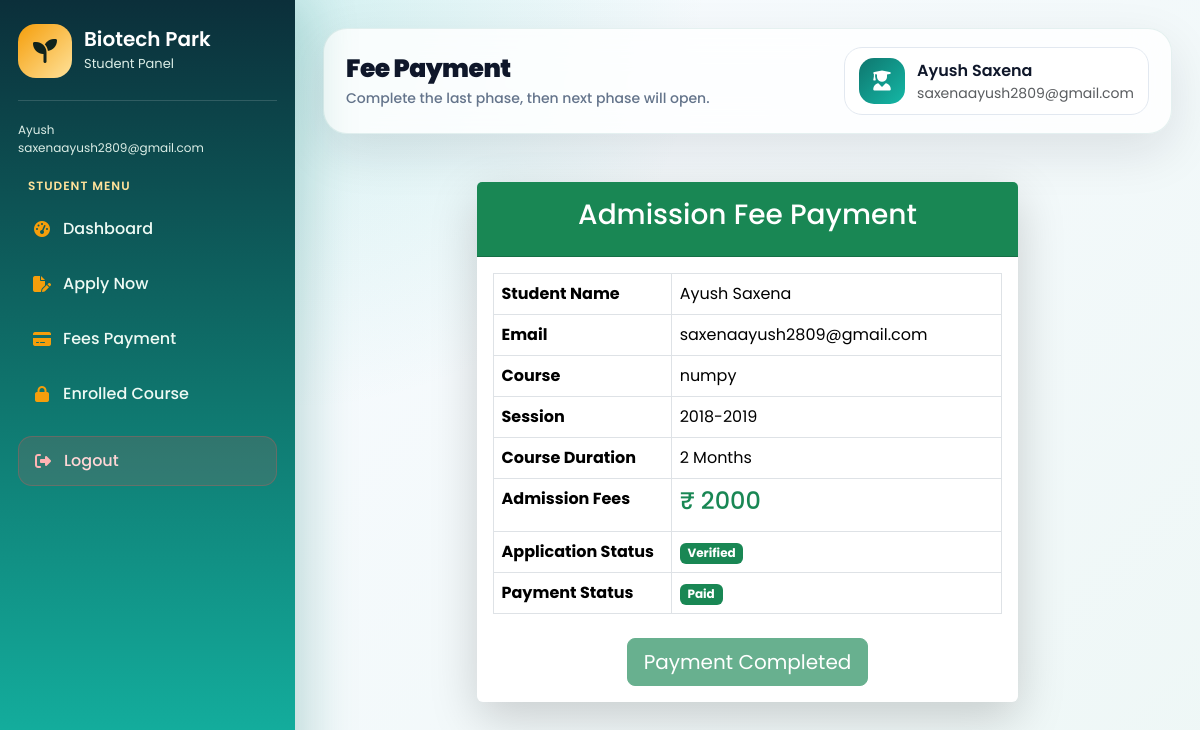
Screenshot of /student_fees_payment/ (signed in) with the database file from the repository.
### myapp/models.py (models this page shows, shortened)
class tbll_student(models.Model):
    sid=models.IntegerField(primary_key=True,auto_created=True)
    name=models.CharField(max_length=225)
    emailaddress=models.EmailField(max_length=225)
    password=models.CharField(max_length=16)
    contact_no=models.IntegerField()
    gender=models.CharField(max_length=2)
    dob=models.CharField(max_length=15)
    f_name=models.CharField(max_length=225,null=True)
    m_name=models.CharField(max_length=225,null=True)
    address=models.CharField(max_length=500,null=True)
    aadhar_no=models.IntegerField(max_length=15,null=True)
    aadhar_pic=models.FileField(upload_to='student_documents',null=True)
    session=models.CharField(max_length=50,null=True)
    course=models.CharField(max_length=500,null=True)
    course_duration=models.CharField(max_length=50,null=True)
    hs_percentage=models.CharField(max_length=20)
    hs_marksheet=models.FileField(upload_to='student_documents',null=True)
    inter_percentage=models.CharField(max_length=20,null=True)
    inter_marksheet=models.FileField(upload_to='student_documents',null=True)
    profile_pic=models.FileField(upload_to='student_documents',null=True)
    sign=models.FileField(upload_to='student_documents',null=True)
    fees=models.IntegerField(null=True)
    fees_status=models.CharField(max_length=20,default="Unpaid")
    payment_id=models.CharField(max_length=100,null=True,blank=True)
    payment_date=models.DateTimeField(null=True,blank=True)
    application_status = models.CharField(max_length=20,default="Pending")

### myapp/views.py (the view)
# urls.py: path('student_fees_payment/',student_fees_payment, name='student_fees_payment'),
@cache_control(no_cache=True, must_revalidate=True, no_store=True)
def student_fees_payment(request):
    student = get_login_student(request)
    if not student:
        return redirect('studentlogin')
    return render(request, 'student/student_fees_payment.html', {
        'student': student
    })

### myapp/views.py (called while the page is built)
def get_login_student(request):
    sid = request.session.get('studentid')
    if sid:
        return tbll_student.objects.filter(emailaddress=sid).first()
    return None

### myapp/templates/student/student_fees_payment.html (shortened to what this page needs)
{% extends 'student/studentlayout.html' %}
{% block student %}
<main class="main-content">
    <div class="topbar">
        <div class="d-flex align-items-center gap-3">
            <div>
                <h2>Fee Payment</h2>
                <p>Complete the last phase, then next phase will open.</p>
            </div>
        </div>
        <div class="profile-pill">
            <div class="profile-icon"><i class="fa-solid fa-user-graduate"></i></div>
            <div><strong>{{ student.name }}</strong><small class="d-block text-muted"> {{ student.emailaddress }}</small>
            </div>
        </div>
    </div>
    <div class="container mt-5">
        <div class="row justify-content-center">
            <div class="col-lg-8">
                <div class="card shadow-lg border-0">
                    <div class="card-header bg-success text-white text-center py-3">
                        <h3>Admission Fee Payment</h3>
                    </div>
                    <div class="card-body">
                        <table class="table table-bordered">
                            <tr>
                                <th width="35%">Student Name</th>
                                <td>{{student.name}}</td>
                            </tr>
                            <tr>
                                <th>Email</th>
                                <td>{{student.emailaddress}}</td>
                            </tr>
                            <tr>
                                <th>Course</th>
                                <td>{{student.course}}</td>
                            </tr>
                            <tr>
                                <th>Session</th>
                                <td>{{student.session}}</td>
                            </tr>
                            <tr>
                                <th>Course Duration</th>
                                <td>{{student.course_duration}}</td>
                            </tr>
                            <tr>
                                <th>Admission Fees</th>
                                <td>
                                    <h4 class="text-success">
                                        ₹ {{student.fees}}
                                    </h4>
                                </td>
                            </tr>
                            <tr>
                                <th>Application Status</th>
                                <td>
                                    {% if student.application_status == "Verified" %}
                                    <span class="badge bg-success">Verified</span>
                                    {% else %}
                                    <span class="badge bg-warning text-dark">Pending Verification</span>
                                    {% endif %}
                                </td>
                            </tr>
                            <tr>
                                <th>Payment Status</th>
                                <td>
                                    {% if student.fees_status == "Paid" %}
                                    <span class="badge bg-success">
                                        Paid
                                    </span>
                                    {% elif student.fees_status == "Pending" %}
                                    <span class="badge bg-warning">
                                        Pending
                                    </span>
                                    {% elif student.fees_status == "Failed" %}
                                    <span class="badge bg-danger">
                                        Failed
                                    </span>
                                    {% else %}
                                    <span class="badge bg-secondary">
                                        Unpaid
                                    </span>
                                    {% endif %}
                                </td>
                            </tr>
                        </table>
                        <div class="text-center mt-4">
                            {% if student.application_status != "Verified" %}
                            <button class="btn btn-secondary btn-lg" disabled>
                                Admin Verification Pending
                            </button>
                            {% elif student.fees_status == "Paid" %}
                            <button class="btn btn-success btn-lg" disabled>
                                Payment Completed
                            </button>
                            {% else %}
                            <a href="{% url 'payu_payment' %}" class="btn btn-primary btn-lg px-5">
                                Pay Now
                            </a>
                            {% endif %}
                        </div>
                    </div>
                </div>
            </div>
        </div>
    </div>
</main>
{% endblock %}

### myapp/templates/student/studentlayout.html (style rules this page uses)
:root { --green: #0f766e; --green2: #14b8a6; --gold: #f59e0b; --light: #eef7f6; --dark: #12302f; --muted: #64748b; }
* { margin: 0; padding: 0; box-sizing: border-box; font-family: "Poppins", sans-serif; }
body { background: var(--light); color: var(--dark); overflow-x: hidden; }
.main-content { width: calc(100% - 295px); margin-left: 295px; padding: 26px; }
.topbar { background: #fff; border-radius: 22px; padding: 18px 22px; box-shadow: 0 12px 32px rgba(15, 118, 110, 0.1); display: flex; justify-content: space-between; align-items: center; gap: 18px; margin-bottom: 24px; border: 1px solid #d8efec; }
.topbar h2 { font-weight: 600; margin: 0; font-size: 25px; }
.topbar p { margin: 4px 0 0; color: var(--muted); font-weight: 400; font-size: 14px; }
.profile-pill { display: flex; align-items: center; gap: 12px; background: #e6fffb; padding: 10px 14px; border-radius: 50px; }
.profile-icon { width: 42px; height: 42px; border-radius: 50%; background: linear-gradient(135deg, var(--green), var(--green2)); color: #fff; display: grid; place-items: center; }
.profile-pill strong { font-weight: 600; }
:root { --primary: #0f766e; --primary2: #14b8a6; --dark: #0f172a; --muted: #64748b; --bg: #f4f8fb; --white: #fff; --shadow: 0 18px 50px rgba(15, 23, 42, 0.1); }
.main-content { background: radial-gradient(circle at top left, rgba(20, 184, 166, 0.16), transparent 34%), linear-gradient(135deg, #f8fbff, #eef7f6); min-height: 100vh; padding: 28px; }
.topbar { background: rgba(255, 255, 255, 0.82); backdrop-filter: blur(18px); border: 1px solid rgba(15, 118, 110, 0.1); border-radius: 24px; padding: 18px 22px; margin-bottom: 24px; box-shadow: var(--shadow); display: flex; justify-content: space-between; align-items: center; gap: 18px; }
.topbar h2 { font-weight: 900; color: var(--dark); margin: 0; letter-spacing: -0.5px; }
.topbar p { margin: 4px 0 0; color: var(--muted); font-weight: 500; }
.profile-pill { background: #fff; border: 1px solid #e2e8f0; border-radius: 18px; padding: 10px 14px; display: flex; align-items: center; gap: 12px; min-width: 250px; }
.profile-icon { width: 46px; height: 46px; border-radius: 15px; background: linear-gradient(135deg, var(--primary), var(--primary2)); color: #fff; display: grid; place-items: center; font-size: 20px; }

### rows the page displays
tbll_student: name "Ayush Saxena", emailaddress "saxenaayush2809@gmail.com", course "numpy", session "2018-2019", course_duration "2 Months", fees "2000"
